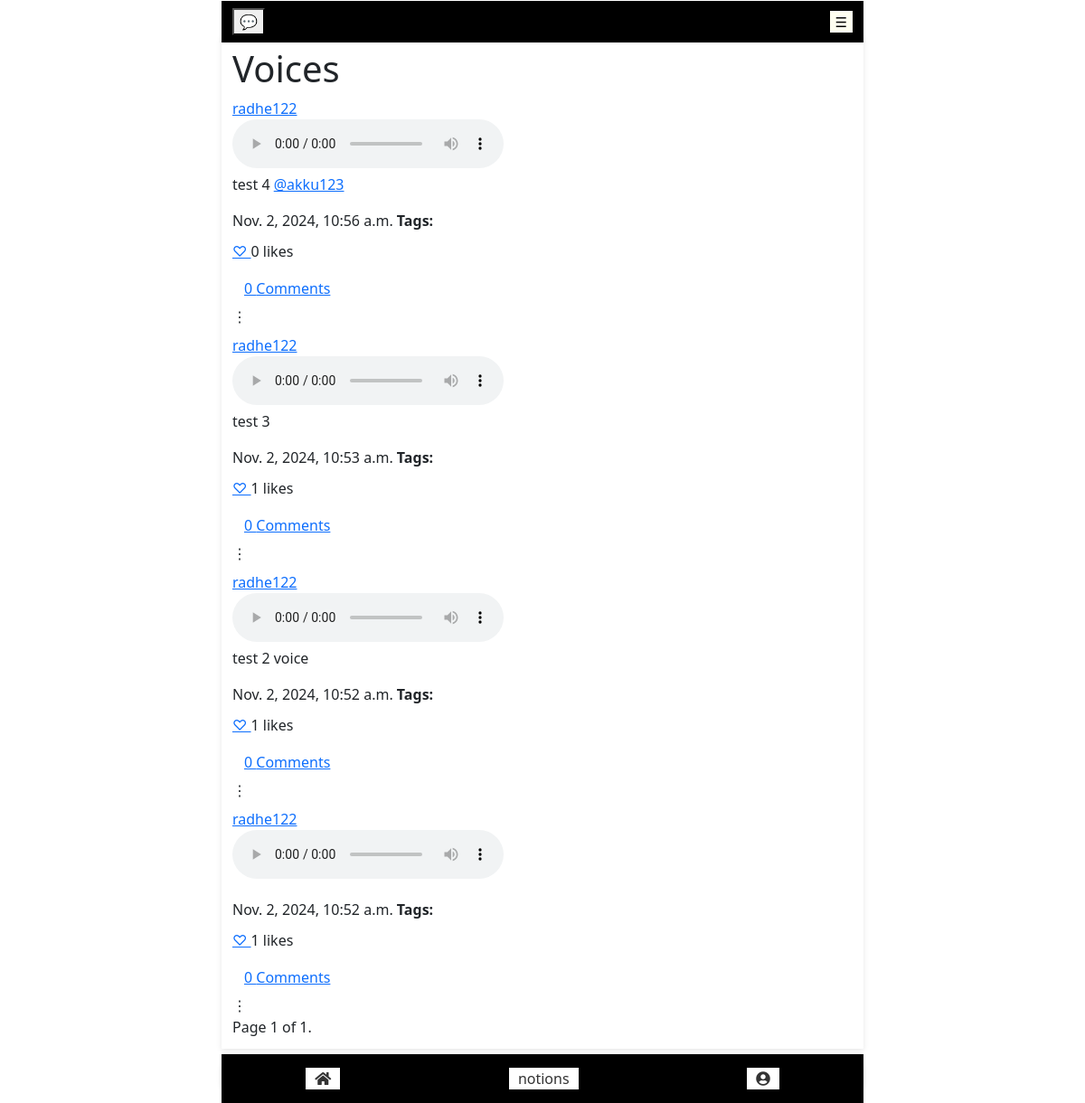
The app's page /voices/3/ (signed in) with its own data.
### service_auth/user_profile/models.py (models this page shows, shortened)
class Audio(models.Model):
    user = models.ForeignKey(AuthUser, on_delete=models.CASCADE, related_name='audio')
    file = models.FileField(upload_to='media/', storage=CompressedMediaStorage())
    description = models.TextField(blank=True, null=True)
    is_paid = models.BooleanField(default=False)
    created_at = models.DateTimeField(auto_now_add=True)
    likes = models.ManyToManyField(AuthUser, related_name='liked_audio', blank=True)
    view_count = models.PositiveIntegerField(default=0)  # To keep track of views
    reported_by = models.ManyToManyField(AuthUser, related_name='reported_audio', blank=True)  # report
    report_count = models.IntegerField(default=0)
    tags = models.ManyToManyField(AuthUser, related_name='tagged_audio', blank=True)  # New field for tagging users
    is_private = models.BooleanField(default=False)  # New field to track privacy
    duration = models.IntegerField(validators=[MinValueValidator(1), MaxValueValidator(3600)], blank =True, null=True)  # in seconds
    size = models.IntegerField(validators=[MinValueValidator(1), MaxValueValidator(1024*1024*100)])  # in bytes, max 100MB
    hashtags = models.ManyToManyField('Hashtag', related_name='audio', blank=True)

### service_auth/user_profile/views.py (the view)
# urls.py: path('voices/<int:user_id>/', views.voices, name='voices'),  #
@login_required
def voices(request, user_id):
    profile_user = get_object_or_404(AuthUser, id=user_id)
    audio_files = Audio.objects.filter(user=profile_user).order_by('-created_at')
    filtered_audio = []
    for audio in audio_files:
        if audio.is_private and audio.user != request.user and not audio.tags.filter(id=request.user.id).exists():
            continue
        audio.description = make_usernames_clickable(audio.description)
        filtered_audio.append(audio)
    paginator = Paginator(filtered_audio, 100)
    page_number = request.GET.get('page')
    page_obj = paginator.get_page(page_number)
    return render(request, 'voices.html', {
        'page_obj': page_obj,
        'audio_count': Audio.objects.filter(user=profile_user).count(),
        'profile_user': profile_user,
    })

### service_auth/user_profile/utils.py (called while the page is built)
def make_usernames_clickable(content):
    def replace_username(match):
        username = match.group(1)
        try:
            user = AuthUser.objects.get(username=username)
            url = reverse("user_profile:profile", args=[user.id])
            return mark_safe(f'<a href="{url}">@{username}</a>')
        except AuthUser.DoesNotExist:
            return f'@{username}'  # If user does not exist, return the plain text
    content = re.sub(r'@(\w+)', replace_username, content)
    content = re.sub(r'(https?://\S+)', r'<a href="\1" target="_blank">\1</a>', content)
    return content

### templates/user_profile/voices.html (shortened to what this page needs)
{% extends 'landing_page.html' %}
{% load static %}
{% load custom_filters %}
{% block main_content %}
  <h1>Voices </h1>
  <div class="audio-list">
    {% for audio in page_obj %}
      <div class="audio-item">
        <a href="{% url 'user_profile:profile' user_id=audio.user.id %}">
          {{ audio.user.username }}
        </a>  </br>
        <audio controls>
          <source src="{{ audio.file.url }}" type="audio/mpeg">
        </audio>
        <p>{{ audio.description|safe }}</p>
        <h8>{{ audio.created_at }}</h8>
        <strong>Tags:</strong>
        <div class="actions">
          <a href="{% url 'user_profile:like_audio' audio.id %}"
            class="like-link {% if request.user in audio.likes.all %}liked{% endif %}"
            data-url="{% url 'user_profile:like_audio' audio.id %}"
            data-audio-id="{{ audio.id }}"
            data-csrf-token="{{ csrf_token }}">
              {% if request.user in audio.likes.all %}
                  ❤️
              {% else %}
                  ♡
              {% endif %}
          </a>
          <span class="like-count">{{ audio.likes.count }}</span> likes
          <div class="comments" id="comments-{{ audio.id }}">
              <button class="btn btn-link collapsed" data-toggle="collapse" data-target="#comment-list-{{ audio.id }}" aria-expanded="false" aria-controls="comment-list-{{ audio.id }}">
                  {{ audio.comments.count }} Comments
              </button>
          </div>
            <div class="dropdown">
              <span>⋮</span>
            </div>
        </div>
      </div>
    {% endfor %}
  </div>
    <div class="pagination" >
        <span class="step-links">
            <span class="current">
                Page {{ page_obj.number }} of {{ page_obj.paginator.num_pages }}.
            </span>
        </span>
    </div>
{% endblock %}

### records on screen
Audio: user.username "radhe122", description "test 4 @akku123", created_at "Nov. 2, 2024, 10:56 a.m.", likes.count "0", comments.count "0"
Audio: user.username "radhe122", description "test 3", created_at "Nov. 2, 2024, 10:53 a.m.", likes.count "1", comments.count "0"
Audio: user.username "radhe122", description "test 2 voice", created_at "Nov. 2, 2024, 10:52 a.m.", likes.count "1", comments.count "0"
Audio: user.username "radhe122", created_at "Nov. 2, 2024, 10:52 a.m.", likes.count "1", comments.count "0"

### other values on screen
{{ page_obj.number }} "1"
{{ page_obj.paginator.num_pages }} "1"
